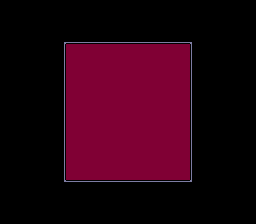

A level layout from a 2D game, rendered from its tile map. Below: a short description, then the map file with its tile-grid data intact:
An orthogonal 16x16 tile map with 16x14 px tiles, 1 tile layer (Tile Layer 1).

<map version="1.5" tiledversion="1.7.2" orientation="orthogonal" renderorder="right-down" width="16" height="16" tilewidth="16" tileheight="14" infinite="0" nextlayerid="2" nextobjectid="1">
 <tileset firstgid="1" source="tilemap.tsx" />
 <layer id="1" name="Tile Layer 1" width="16" height="16">
  <data encoding="csv">
0,0,0,0,0,0,0,0,0,0,0,0,0,0,0,0,
0,0,0,0,0,0,0,0,0,0,0,0,0,0,0,0,
0,0,0,0,0,0,0,0,0,0,0,0,0,0,0,0,
0,0,0,0,222,223,223,223,223,223,223,224,0,0,0,0,
0,0,0,0,238,239,239,239,239,239,239,240,0,0,0,0,
0,0,0,0,238,239,239,239,239,239,239,240,0,0,0,0,
0,0,0,0,238,239,239,239,239,239,239,240,0,0,0,0,
0,0,0,0,238,239,239,239,239,239,239,240,0,0,0,0,
0,0,0,0,238,239,239,239,239,239,239,240,0,0,0,0,
0,0,0,0,238,239,239,239,239,239,239,240,0,0,0,0,
0,0,0,0,238,239,239,239,239,239,239,240,0,0,0,0,
0,0,0,0,238,239,239,239,239,239,239,240,0,0,0,0,
0,0,0,0,254,255,255,255,255,255,255,256,0,0,0,0,
0,0,0,0,0,0,0,0,0,0,0,0,0,0,0,0,
0,0,0,0,0,0,0,0,0,0,0,0,0,0,0,0,
0,0,0,0,0,0,0,0,0,0,0,0,0,0,0,0
</data>
 </layer>
</map>